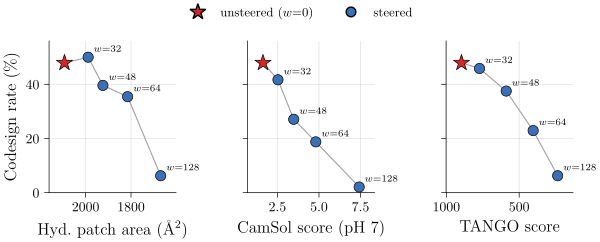

Here is the Python script that generated this plot:
# P44_v1: Steering codesign-vs-property Pareto frontiers, three properties in one
#   row (hydrophobic patch | CamSol | TANGO), shared codesign axis + one legend.
#   VERSION v1 = WITHOUT error bands (clean means). See P44_v2 for the +/-1 SEM version.
# Each point is a steering cell: x = mean real property score over the cell's
#   proteins, y = codesign rate. As w rises the property is pushed harder and
#   codesign falls. hydpatch & TANGO are "lower = better", so those x-axes are
#   inverted (improvement reads rightward, matching CamSol).
# DATA (all real measured values, never predictor output):
#   - hydpatch: results/hydpatch_min_sweep/hydpatch_min_w*/properties_guided.csv
#       (`hydrophobic_patch_total_area`); codesign from that sweep's audit.
#   - CamSol:   results/camsol_ph7_full_2026_05_27.csv (E116, real CamSol pH 7,
#       `camsol_max_w*` subruns); codesign from the NA-v1 audit (camsol_max).
#   - TANGO:    results/noise_aware_high_w_scout/tango_min_w*/properties_guided.csv
#       (`tango_total`); codesign from the same NA-v1 audit (tango_min).
#   Unsteered anchor: seed-matched unguided control
#       results/sanity_unsteered_seed42_45/unguided/properties_unguided.csv (n=48)
#       for hydpatch/TANGO, and E116 `sanity_*_u` for CamSol; codesign anchor =
#       n=48 paired baseline 47.9 % (E070).
import sys
import csv
import collections
import statistics
import math
from pathlib import Path
sys.path.insert(0, str(Path(__file__).parent.parent))
from plot_utils import figsize
import matplotlib.pyplot as plt
from matplotlib.lines import Line2D

SHOW_SEM = False                          # <-- the only difference vs P44_v2

ROOT = Path(__file__).parent.parent.parent / "results"
UNGUIDED = ROOT / "sanity_unsteered_seed42_45" / "unguided" / "properties_unguided.csv"
NA_AUDIT = ROOT / "noise_aware_high_w_scout" / "steering_cost_audit.csv"
HYD_AUDIT = ROOT / "hydpatch_min_sweep" / "steering_cost_audit.csv"
E116 = ROOT / "camsol_ph7_full_2026_05_27.csv"
WSET = [32, 48, 64, 128]
CODESIGN_UNSTEERED = 47.9                 # n=48 paired baseline (E070)
C_STEER, C_UNS, C_BAND = "#3b6fb6", "#d62728", "#9aa0a6"


def col_floats(path, prop):
    xs = []
    with open(path, newline="") as f:
        for r in csv.DictReader(f):
            try:
                xs.append(float(r[prop]))
            except (ValueError, KeyError):
                pass
    return xs


def msem(xs):
    m = statistics.mean(xs)
    s = statistics.pstdev(xs) / math.sqrt(len(xs)) if len(xs) > 1 else 0.0
    return m, s


def codesign(audit, direction):
    d = {}
    with open(audit, newline="") as f:
        for r in csv.DictReader(f):
            if r["direction"] == direction and int(r["w"]) in WSET:
                d[int(r["w"])] = float(r["codesign_rate"]) * 100.0
    return d


# --- CamSol (E116): group per-protein real CamSol by cell + seed-paired anchor ---
e116 = collections.defaultdict(list)
camsol_base = []
with open(E116, newline="") as f:
    for r in csv.DictReader(f):
        try:
            v = float(r["camsol_ph7"])
        except ValueError:
            continue
        sr = r["subrun"]
        if sr.startswith("sanity_") and sr.endswith("_u"):
            camsol_base.append(v)
        else:
            e116[sr].append(v)

# Per-panel spec: (anchor values, {w: values}, codesign dict, xlabel, invert)
PANELS = [
    (col_floats(UNGUIDED, "hydrophobic_patch_total_area"),
     {w: col_floats(ROOT / f"hydpatch_min_sweep/hydpatch_min_w{w}/properties_guided.csv",
                    "hydrophobic_patch_total_area") for w in WSET},
     codesign(HYD_AUDIT, "hydpatch_min"),
     r"Hyd.\ patch area (\AA$^2$)", True),
    (camsol_base,
     {w: e116[f"camsol_max_w{w}"] for w in WSET},
     codesign(NA_AUDIT, "camsol_max"),
     r"CamSol score (pH 7)", False),
    (col_floats(UNGUIDED, "tango_total"),
     {w: col_floats(ROOT / f"noise_aware_high_w_scout/tango_min_w{w}/properties_guided.csv",
                    "tango_total") for w in WSET},
     codesign(NA_AUDIT, "tango_min"),
     r"TANGO score", True),
]

fig, axes = plt.subplots(1, 3, figsize=figsize(1.0, 0.40), sharey=True)

for ax, (anchor, cells, cod, xlabel, invert) in zip(axes, PANELS):
    means = [msem(anchor)[0]] + [msem(cells[w])[0] for w in WSET]
    sems = [msem(anchor)[1]] + [msem(cells[w])[1] for w in WSET]
    cods = [CODESIGN_UNSTEERED] + [cod[w] for w in WSET]

    ax.plot(means, cods, "-", color=C_BAND, lw=0.8, zorder=1)
    if SHOW_SEM:
        ax.errorbar(means, cods, xerr=sems, fmt="none", ecolor=C_BAND,
                    elinewidth=1.0, capsize=2, zorder=2)
    ax.scatter(means[0], cods[0], marker="*", s=150, color=C_UNS,
               edgecolor="black", lw=0.5, zorder=4)
    ax.scatter(means[1:], cods[1:], marker="o", s=55, color=C_STEER,
               edgecolor="black", lw=0.5, zorder=3)
    for w, x, y in zip(WSET, means[1:], cods[1:]):
        ax.annotate(rf"$w{{=}}{w}$", (x, y), xytext=(4, 4),
                    textcoords="offset points", fontsize=7)

    ax.set_xlabel(xlabel)
    ax.set_ylim(0, 56)
    ax.margins(x=0.16)
    if invert:
        ax.invert_xaxis()
    ax.spines[["top", "right"]].set_visible(False)
    ax.grid(True, lw=0.4, alpha=0.5, zorder=0)

axes[0].set_ylabel(r"Codesign rate (\%)")

# One shared legend at the top.
handles = [
    Line2D([0], [0], marker="*", color="w", markerfacecolor=C_UNS,
           markeredgecolor="black", markersize=12, label=r"unsteered ($w{=}0$)"),
    Line2D([0], [0], marker="o", color="w", markerfacecolor=C_STEER,
           markeredgecolor="black", markersize=7, label="steered"),
]
if SHOW_SEM:
    handles.append(Line2D([0], [0], color=C_BAND, lw=1.0, label=r"$\pm 1$ SEM"))
fig.legend(handles=handles, loc="upper center", ncol=len(handles),
           frameon=False, fontsize=9, bbox_to_anchor=(0.5, 1.04))

fig.tight_layout(w_pad=2.2)
fig.subplots_adjust(top=0.86)
fig.savefig(Path(__file__).with_suffix(".pdf"))
